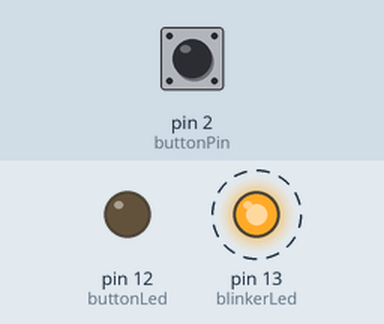
Bench run of a sketch on a simulated Arduino Uno, built with avr-gcc and run on an emulated ATmega328P. On the bench: output pins drawn as LEDs (lit = HIGH). Dashed ring = blinking. Inputs (shaded band) come from the test bench; at power-on: pin 2 (buttonPin) LOW.

Above: at 1.2 s.
1.3 s: pin 2 (buttonPin) pulled HIGH for 0.15 s
At 1.37 s:
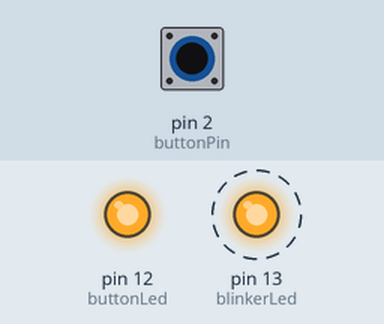
4.3 s: pin 2 (buttonPin) pulled HIGH for 1 s
At 6.3 s:
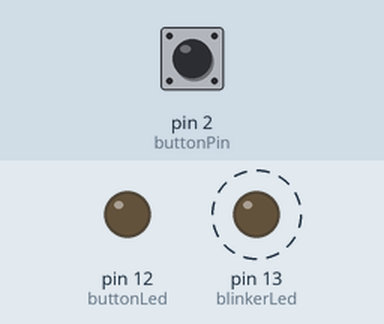
7.3 s: pin 2 (buttonPin) pulled HIGH for 3.2 s
At 8.8 s:
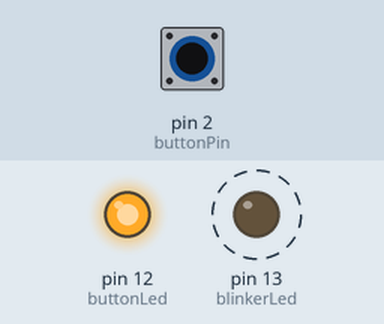
Timing chart, 0 to 18.0 s (numbered marks = the images above; inputs shaded):
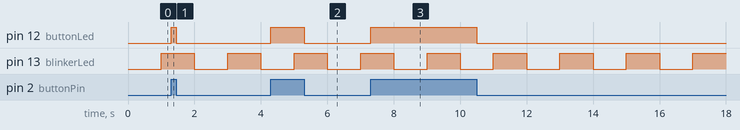

The sketch:

ex1.ino
```cpp
// Declare and assign pin numbers
const int blinkerLed = 13;
const int buttonLed = 12;
const int buttonPin = 2;

// Non-blocking timer variables
int currentMs;
int prevMs = 0;
int interval = 1000; // One second delay

// Button and led state
int ledState = LOW;
int buttonState = LOW;

// Setup function
void setup()
{
    // Assign pins and set mode
    pinMode(blinkerLed, OUTPUT); // Blinker LED set to output mode
    pinMode(buttonLed, OUTPUT);  // Button LED set to output mode
    pinMode(buttonPin, INPUT);   // Button set to input mode
}

// Main loop
void loop()
{
    // Set current millis to now
    currentMs = millis();

    // Non-blocking delay loop
    while (currentMs - prevMs >= interval) // If time since last change has surpassed interval
    {
        // Last changed becomes now
        prevMs = currentMs;
        // Read current state of the led
        ledState = digitalRead(blinkerLed);
        // Set led to the opposite of what it is now
        digitalWrite(blinkerLed, !ledState);
    }
    // Read state of button
    buttonState = digitalRead(buttonPin);

    if (buttonState == HIGH) // If button is pressed
    {
        // Turn led on
        digitalWrite(buttonLed, HIGH);
    }
    else // If button is depressed
    {
        // Turn led off
        digitalWrite(buttonLed, LOW);
    }
}
```

Measured:
- after the input at 1.3 s, pin 12 (buttonLed): LOW → HIGH at once, → LOW 0.15 s later
- after the input at 4.3 s, pin 12 (buttonLed): LOW → HIGH at once, → LOW 1.0 s later
- after the input at 7.3 s, pin 12 (buttonLed): LOW → HIGH at once, → LOW 3.2 s later
- by itself, pin 13 (blinkerLed): alternates HIGH for 1.0 s and LOW for 1.0 s
